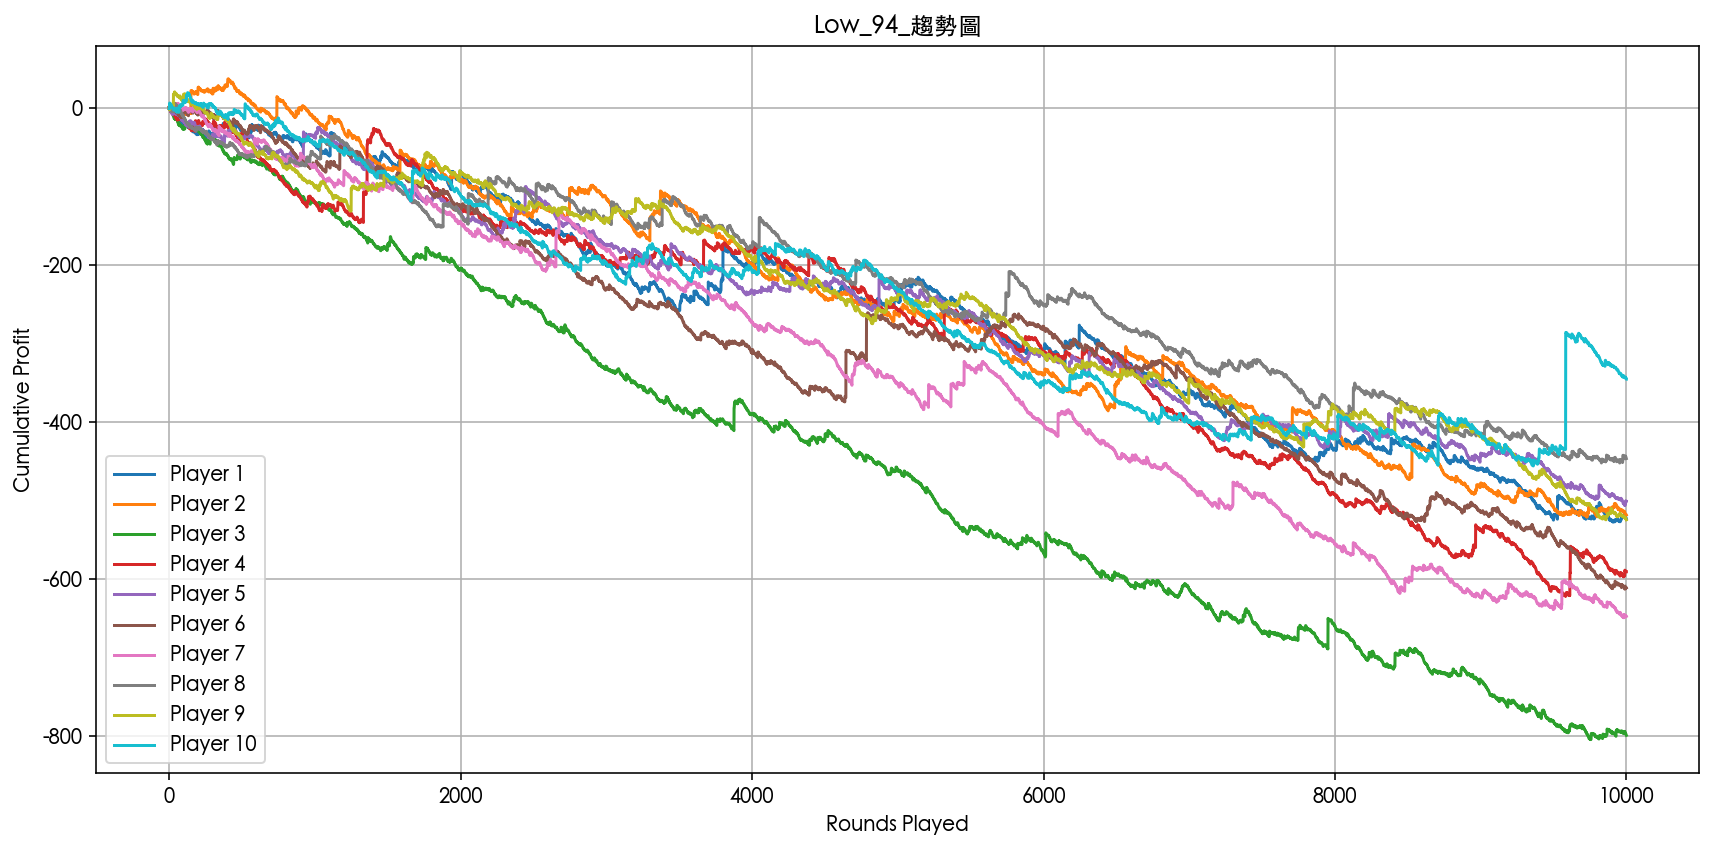

Python code for this plot:
import numpy as np
import pandas as pd
import matplotlib.pyplot as plt

# ------------------------------
# 遊戲設定參數
# ------------------------------
positions = list(range(17))
probs = [0.0000152587890625, 0.000244140625, 0.0018310546875, 0.008544921875,
         0.02777099609375, 0.066650390625, 0.1221923828125, 0.174560546875,
         0.196380615234375, 0.174560546875, 0.1221923828125, 0.066650390625,
         0.02777099609375, 0.008544921875, 0.0018310546875, 0.000244140625, 0.0000152587890625]

payout_table = {
    0: 60.0, 1: 30.0, 2: 8.0, 3: 2.6, 4: 1.6,
    5: 1.2, 6: 1.0, 7: 0.6, 8: 0.2, 9: 0.6,
    10: 1.0, 11: 1.2, 12: 1.6, 13: 2.6, 14: 8.0,
    15: 30.0, 16: 60.0
}

ball_multipliers = [1, 2, 5]
ball_probs = [0.93, 0.05, 0.02]
rounds_per_player = 10000
num_players = 10
bet_amount = 1

# ------------------------------
# 模擬單一玩家
# ------------------------------
def simulate_player(rng, rounds):
    profit = 0.0
    cumulative_profit = []

    for _ in range(rounds):
        pos = rng.choice(positions, p=probs)
        base_prize = payout_table[pos]
        multiplier = rng.choice(ball_multipliers, p=ball_probs)
        payout = base_prize * multiplier
        profit += payout - bet_amount
        cumulative_profit.append(profit)

    return cumulative_profit

# ------------------------------
# 模擬全部玩家並收集結果
# ------------------------------
rng = np.random.default_rng(42)
all_players_profits = []

for i in range(num_players):
    profits = simulate_player(rng, rounds_per_player)
    all_players_profits.append(profits)

# ------------------------------
# 畫出趨勢圖
# ------------------------------
plt.figure(figsize=(12, 6))
for i, profits in enumerate(all_players_profits):
    plt.plot(profits, label=f"Player {i+1}")
plt.title("Low_94_趨勢圖")
plt.xlabel("Rounds Played")
plt.ylabel("Cumulative Profit")
plt.legend()
plt.grid(True)
plt.tight_layout()
plt.show()
